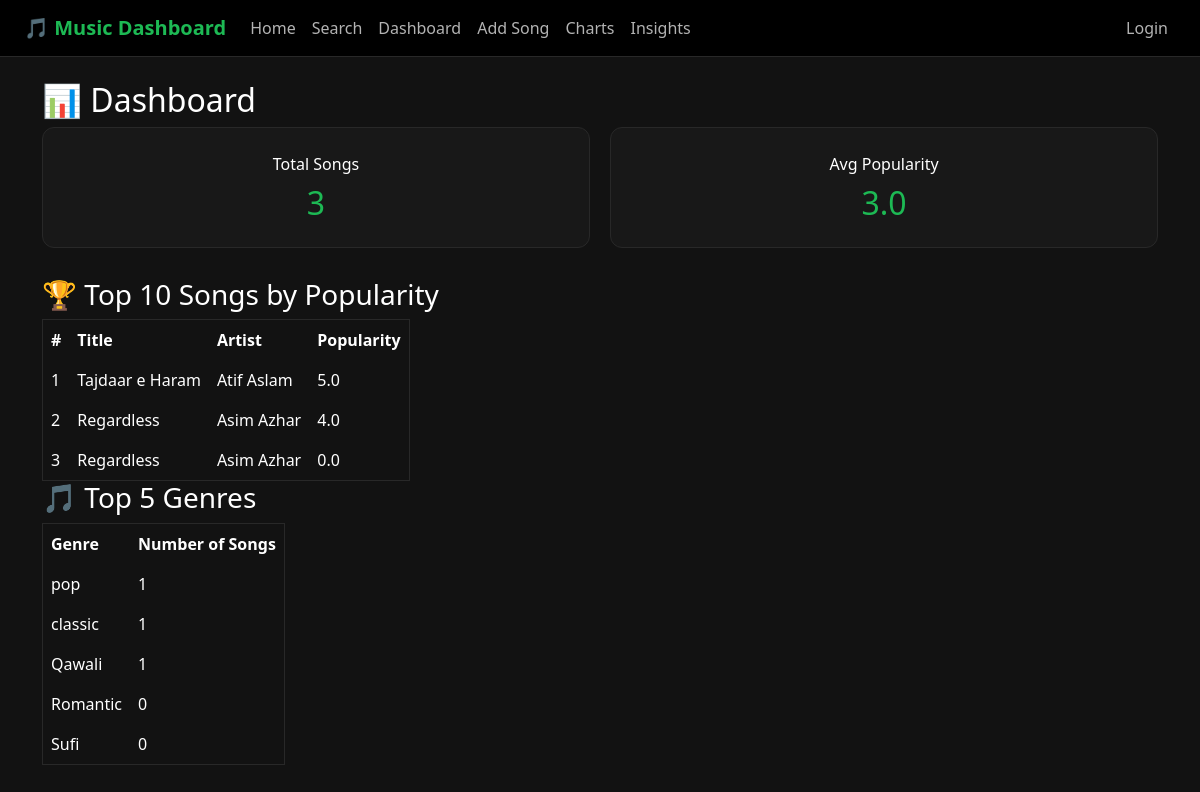
Before: /dashboard/ with the older database file.
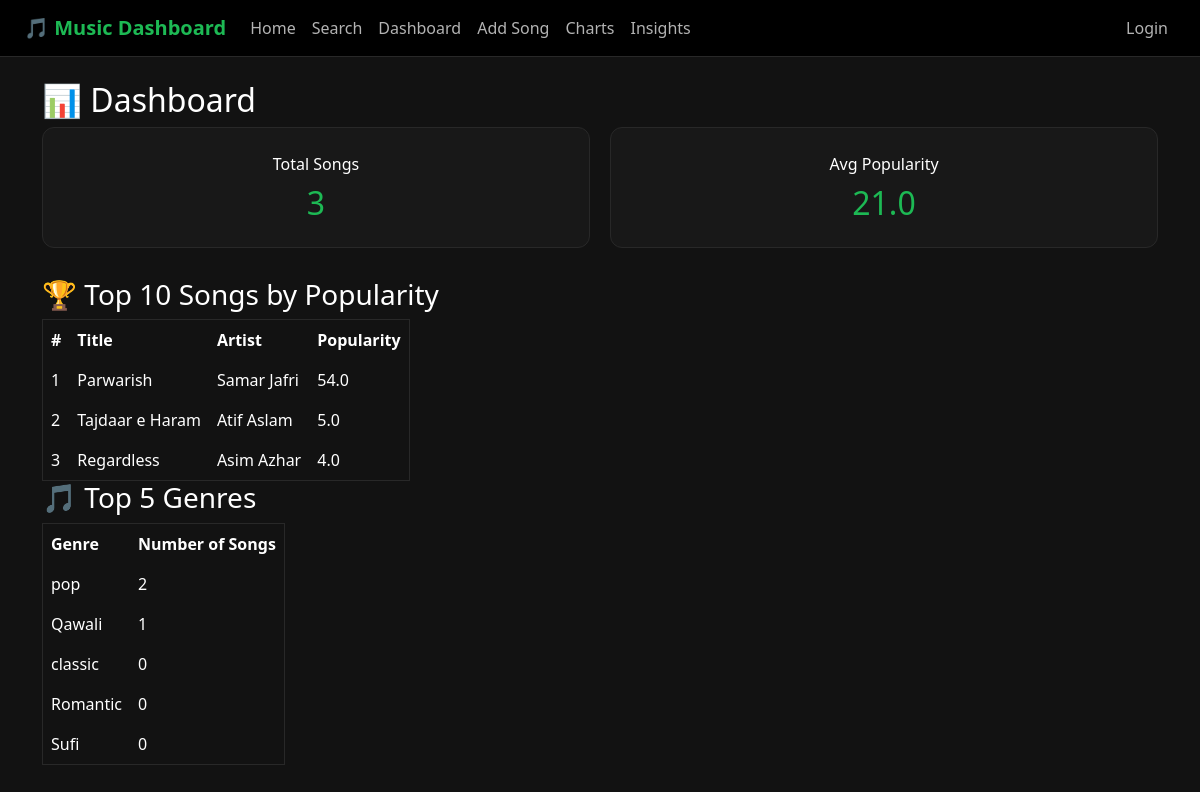
After: the same page with the newer database file.
### music_app/models.py (models this page shows, shortened)
class Song(models.Model):
    title = models.CharField(max_length=200)
    artist = models.ForeignKey(Artist, on_delete=models.CASCADE)
    genre = models.ForeignKey(Genre, on_delete=models.CASCADE)
    year = models.IntegerField(default=2020)
    popularity = models.FloatField(default=0)
    energy = models.FloatField(default=0)

class Artist(models.Model):
    name = models.CharField(max_length=200)
    def __str__(self):
        return self.name

class Genre(models.Model):
    name = models.CharField(max_length=100)

### music_app/views.py (the view)
# urls.py: path('dashboard/', views.dashboard, name='dashboard'),
def dashboard(request):
    total_songs = Song.objects.count()
    avg_popularity = Song.objects.aggregate(Avg('popularity'))['popularity__avg'] or 0
    top_songs = Song.objects.order_by('-popularity')[:10]
    top_genres = Genre.objects.annotate(count=Count('song')).order_by('-count')[:5]
    return render(request, 'music_app/dashboard.html', {
        'total_songs': total_songs,
        'avg_popularity': round(avg_popularity, 1),
        'top_songs': top_songs,
        'top_genres': top_genres,
    })

### music_app/templates/music_app/dashboard.html
{% extends 'base.html' %}
{% block content %}
<h2>📊 Dashboard</h2>
<div style="display: flex; gap: 20px; margin-bottom: 30px;">
    <div class="card" style="flex: 1; text-align: center;">
        <p style="color: var(--spotify-text); margin-bottom: 8px;">Total Songs</p>
        <h2 style="margin: 0; color: var(--spotify-green);">{{ total_songs }}</h2>
    </div>
    <div class="card" style="flex: 1; text-align: center;">
        <p style="color: var(--spotify-text); margin-bottom: 8px;">Avg Popularity</p>
        <h2 style="margin: 0; color: var(--spotify-green);">{{ avg_popularity }}</h2>
    </div>
</div>
<h3>🏆 Top 10 Songs by Popularity</h3>
<table border="1" cellpadding="8">
  <tr><th>#</th><th>Title</th><th>Artist</th><th>Popularity</th></tr>
  {% for song in top_songs %}
  <tr>
    <td>{{ forloop.counter }}</td>
    <td>{{ song.title }}</td>
    <td>{{ song.artist }}</td>
    <td>{{ song.popularity }}</td>
  </tr>
  {% endfor %}
</table>
<h3>🎵 Top 5 Genres</h3>
<table border="1" cellpadding="8">
  <tr><th>Genre</th><th>Number of Songs</th></tr>
  {% for g in top_genres %}
  <tr>
    <td>{{ g.name }}</td>
    <td>{{ g.count }}</td>
  </tr>
  {% endfor %}
</table>
{% endblock %}

Changed rows visible on the page:
removed Song: title "Regardless", artist "Asim Azhar", popularity "0.0"
added Song: title "Parwarish", artist "Samar Jafri", popularity "54.0"
computed for Genre "pop": count "1" → "2"
shown differently, row unchanged: Genre "Qawali": moves up the list
computed for Genre "classic": count "1" → "0"
Other visible differences:
{{ avg_popularity }}: "3.0" → "21.0"
